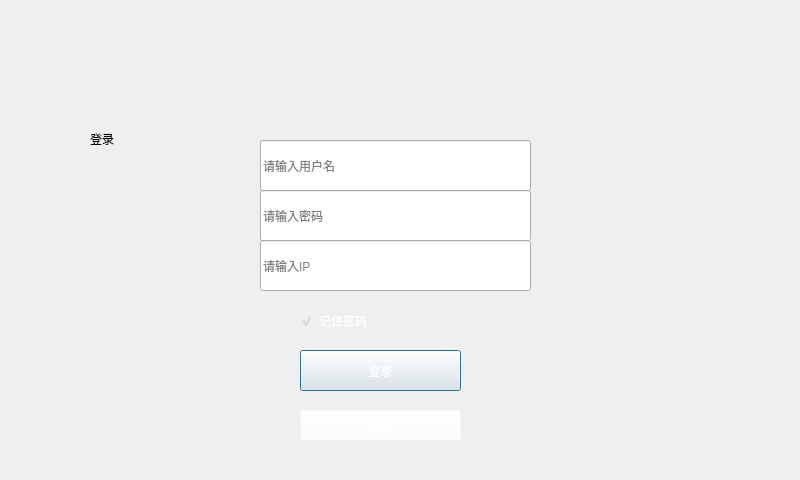
<?xml version="1.0" encoding="UTF-8"?>
<ui version="4.0">
 <class>login</class>
 <widget class="QDialog" name="login">
  <property name="geometry">
   <rect>
    <x>0</x>
    <y>0</y>
    <width>800</width>
    <height>480</height>
   </rect>
  </property>
  <property name="windowTitle">
   <string>login</string>
  </property>
  <widget class="QLabel" name="label">
   <property name="geometry">
    <rect>
     <x>0</x>
     <y>0</y>
     <width>800</width>
     <height>480</height>
    </rect>
   </property>
   <property name="styleSheet">
    <string notr="true">background-image: url(:/4201.png);</string>
   </property>
   <property name="text">
    <string/>
   </property>
  </widget>
  <widget class="QLabel" name="label_2">
   <property name="geometry">
    <rect>
     <x>30</x>
     <y>30</y>
     <width>251</width>
     <height>91</height>
    </rect>
   </property>
   <property name="styleSheet">
    <string notr="true">background-image: url(:/4203.png);</string>
   </property>
   <property name="text">
    <string/>
   </property>
  </widget>
  <widget class="QLabel" name="label_3">
   <property name="geometry">
    <rect>
     <x>90</x>
     <y>130</y>
     <width>67</width>
     <height>17</height>
    </rect>
   </property>
   <property name="text">
    <string>登录</string>
   </property>
  </widget>
  <widget class="QLineEdit" name="led_name">
   <property name="geometry">
    <rect>
     <x>260</x>
     <y>140</y>
     <width>271</width>
     <height>51</height>
    </rect>
   </property>
   <property name="styleSheet">
    <string notr="true">border-image: url(:/4202.png);</string>
   </property>
   <property name="placeholderText">
    <string>请输入用户名</string>
   </property>
  </widget>
  <widget class="QLineEdit" name="led_pwd">
   <property name="geometry">
    <rect>
     <x>260</x>
     <y>190</y>
     <width>271</width>
     <height>51</height>
    </rect>
   </property>
   <property name="styleSheet">
    <string notr="true">border-image: url(:/4202.png);</string>
   </property>
   <property name="placeholderText">
    <string>请输入密码</string>
   </property>
  </widget>
  <widget class="QLineEdit" name="led_ip">
   <property name="geometry">
    <rect>
     <x>260</x>
     <y>240</y>
     <width>271</width>
     <height>51</height>
    </rect>
   </property>
   <property name="styleSheet">
    <string notr="true">border-image: url(:/4202.png);</string>
   </property>
   <property name="placeholderText">
    <string>请输入IP</string>
   </property>
  </widget>
  <widget class="QCheckBox" name="checkBox">
   <property name="geometry">
    <rect>
     <x>300</x>
     <y>310</y>
     <width>98</width>
     <height>22</height>
    </rect>
   </property>
   <property name="styleSheet">
    <string notr="true">color: rgb(255, 255, 255);
background-color: rgba(255, 255, 255, 0);</string>
   </property>
   <property name="text">
    <string>记住密码</string>
   </property>
   <property name="checked">
    <bool>true</bool>
   </property>
  </widget>
  <widget class="QPushButton" name="pushButton">
   <property name="geometry">
    <rect>
     <x>300</x>
     <y>350</y>
     <width>161</width>
     <height>41</height>
    </rect>
   </property>
   <property name="styleSheet">
    <string notr="true">border-image: url(:/4207.png);
color: rgb(255, 255, 255);</string>
   </property>
   <property name="text">
    <string>登录</string>
   </property>
  </widget>
  <widget class="QPushButton" name="pushButton_2">
   <property name="geometry">
    <rect>
     <x>300</x>
     <y>410</y>
     <width>161</width>
     <height>31</height>
    </rect>
   </property>
   <property name="styleSheet">
    <string notr="true">background-color: rgba(255, 255, 255, 0);
color: rgb(255, 255, 255);</string>
   </property>
   <property name="text">
    <string>注册</string>
   </property>
  </widget>
 </widget>
 <layoutdefault spacing="6" margin="11"/>
 <resources/>
 <connections/>
</ui>
